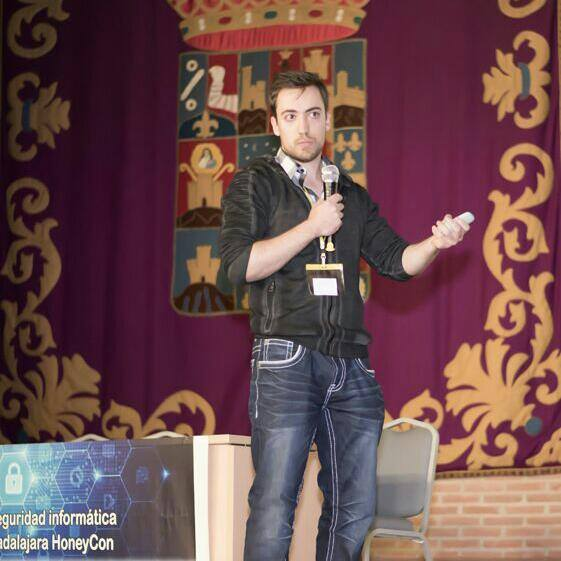
#> input picture resources/ivan.jpg, 561 x 561 px
$ python -i fallback.py   (imports and definitions only)   (older library calls are emulated)
#> lines starting #> are read from the running program, lines starting #| are printed output that depends on the picture
import cv2
import numpy as np
from copy import deepcopy
from .visualize import visualize

def fallback(image, out_size = 64, debug = False):

#> called with out_size = 64, debug = False
    stages = []

    if debug:
            stages.append(("original", deepcopy(image)))

    gray_image = cv2.cvtColor(image, cv2.COLOR_RGB2GRAY)
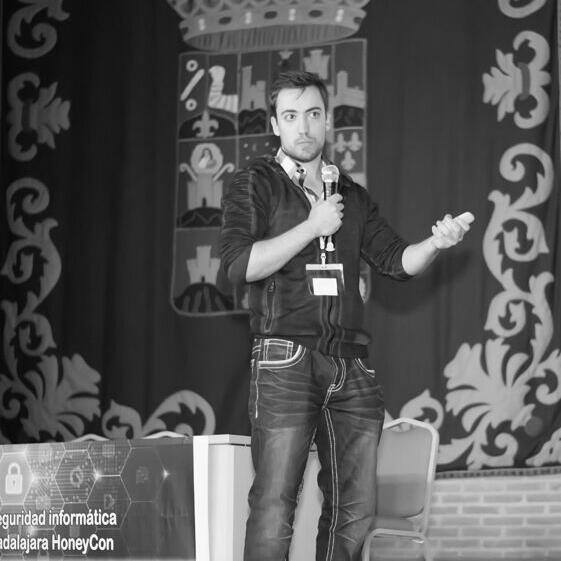
#> gray_image: shape (561, 561); min 3, max 255, mean 86.1

    horizontal_edges = cv2.Sobel(gray_image, cv2.CV_32F, 0, 1, ksize=3)
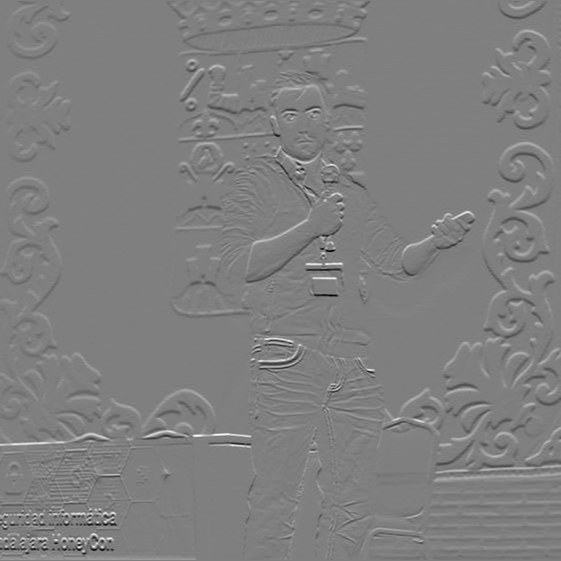
#> horizontal_edges: shape (561, 561) float32; min -810, max 809, mean 0.9; drawn with min black and max white
    visual_info = np.mean(np.abs(horizontal_edges), axis=1)
#> visual_info = 561 values, max 104.5 at index 435, min 0 at index 0, mean 29.71

    h = image.shape[0]
#> h = 561
    window = int(0.45 * h)    #regler
#> window = 252

    start = np.argmax([visual_info[i : i + window].mean()
                       for i in range(0, h - window)])
#> start = 308

    crop = image[start : start + window, :, :]
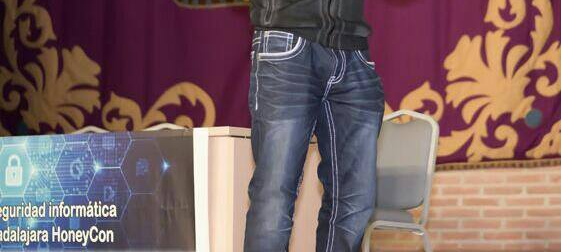
#> crop: shape (252, 561, 3); mean R, G, B 122.8, 97.6, 98.7

    crop_mtcnn = cv2.resize(crop, (224, 224))
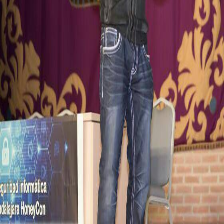
#> crop_mtcnn: shape (224, 224, 3); mean R, G, B 122.6, 97.5, 98.6

    if debug:
            stages.append(("region of info", crop.copy()))

    h_crop, w_crop = crop.shape[:2]
#> h_crop = 252; w_crop = 561
    side = min(h_crop, w_crop)
#> side = 252

    x = (w_crop - side) // 2
#> x = 154
    y = (h_crop - side) // 2
#> y = 0

    crop_sq = crop[y : y + side, x : x + side]
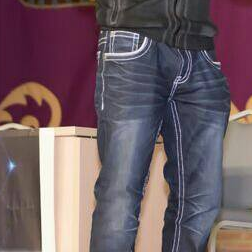
#> crop_sq: shape (252, 252, 3); mean R, G, B 110.6, 92, 99.2

    crop64 = cv2.resize(crop_sq, (out_size, out_size))
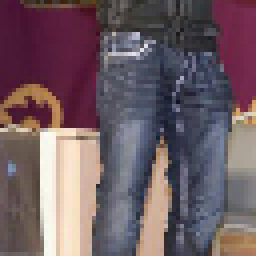
#> crop64: shape (64, 64, 3) (shown 4 times larger); mean R, G, B 110.6, 92, 99.1

    if debug:
            stages.append(("64x64 crop", crop64.copy()))
            visualize(stages, show_box = False, show_landmarks = False, fallback = True)

    return crop_mtcnn, crop64

>>> import cv2
>>> picture = cv2.cvtColor(cv2.imread('../../resources/ivan.jpg'), cv2.COLOR_BGR2RGB)
>>> result = fallback(picture)
